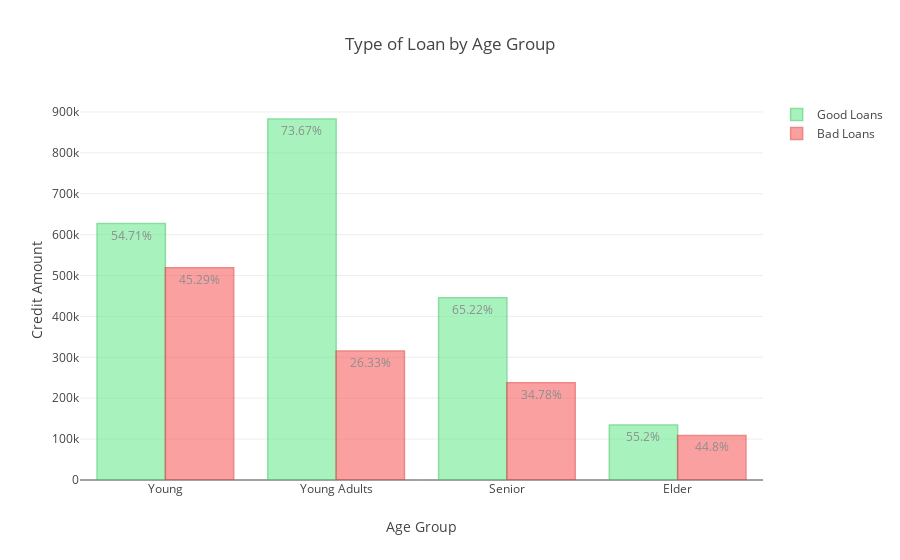

Notebook cell for this chart:
### Code cell
# Lets find loans by age group and by the level of risk and plot them in a bar chart.

# Age Group Segments
young_good = df['Credit_amount'].loc[(df['Age_Group'] == 'Young') & (df['Risk'] == 'good')].sum()
young_bad = df['Credit_amount'].loc[(df['Age_Group'] == 'Young') & (df['Risk'] == 'bad')].sum()
young_adult_good = df['Credit_amount'].loc[(df['Age_Group'] == 'Young Adults') & (df['Risk'] == 'good')].sum()
young_adult_bad = df['Credit_amount'].loc[(df['Age_Group'] == 'Young Adults') & (df['Risk'] == 'bad')].sum()
senior_good = df['Credit_amount'].loc[(df['Age_Group'] == 'Senior') & (df['Risk'] == 'good')].sum()
senior_bad = df['Credit_amount'].loc[(df['Age_Group'] == 'Senior') & (df['Risk'] == 'bad')].sum()
elder_good = df['Credit_amount'].loc[(df['Age_Group'] == 'Elder') & (df['Risk'] == 'good')].sum()
elder_bad = df['Credit_amount'].loc[(df['Age_Group'] == 'Elder') & (df['Risk'] == 'bad')].sum()

# Percents
young_good_p = young_good/(young_good + young_bad) * 100
young_bad_p = young_bad/(young_good + young_bad) * 100
young_adult_good_p = young_adult_good/(young_adult_good + young_adult_bad) * 100
young_adult_bad_p = young_adult_bad/(young_adult_good + young_adult_bad) * 100
senior_good_p = senior_good/(senior_good + senior_bad) * 100
senior_bad_p =  senior_bad/(senior_good + senior_bad) * 100
elder_good_p = elder_good/(elder_good + elder_bad) * 100
elder_bad_p = elder_bad/(elder_good + elder_bad) * 100

# Round Percents
young_good_p = str(round(young_good_p, 2))
young_bad_p = str(round(young_bad_p, 2))
young_adult_good_p = str(round(young_adult_good_p, 2))
young_adult_bad_p = str(round(young_adult_bad_p, 2))
senior_good_p = str(round(senior_good_p, 2))
senior_bad_p = str(round(senior_bad_p, 2))
elder_good_p = str(round(elder_good_p, 2))
elder_bad_p = str(round(elder_bad_p, 2))



x = ["Young", "Young Adults", "Senior", "Elder"]

good_loans = go.Bar(
    x=x,
    y=[young_good, young_adult_good, senior_good, elder_good],
    name="Good Loans",
    text=[young_good_p + '%', young_adult_good_p + '%', senior_good_p + '%', elder_good_p + '%'],
    textposition = 'auto',
    marker=dict(
        color='rgb(111, 235, 146)',
        line=dict(
            color='rgb(60, 199, 100)',
            width=1.5),
        ),
    opacity=0.6
)

bad_loans =  go.Bar(
    x=x,
    y=[young_bad, young_adult_bad, senior_bad, elder_bad],
    name="Bad Loans",
    text=[young_bad_p + '%', young_adult_bad_p + '%', senior_bad_p + '%', elder_bad_p + '%'],
    textposition = 'auto',
    marker=dict(
        color='rgb(247, 98, 98)',
        line=dict(
            color='rgb(225, 56, 56)',
            width=1.5),
        ),
    opacity=0.6
)

data = [good_loans, bad_loans]

layout = dict(
    title="Type of Loan by Age Group", 
    xaxis = dict(title="Age Group"),
    yaxis= dict(title="Credit Amount")
)

fig = dict(data=data, layout=layout)

iplot(fig, filename='grouped-bar-direct-labels')

### Figure 1 — Plotly figure (JSON) as saved in the notebook; plotly's stock layout.template omitted (floating-point values rounded to 4 significant figures)
{"data": [{"marker": {"color": "rgb(111, 235, 146)", "line": {"color": "rgb(60, 199, 100)", "width": 1.5}}, "name": "Good Loans", "opacity": 0.6, "text": ["54.71%", "73.67%", "65.22%", "55.2%"], "textposition": "auto", "x": ["Young", "Young Adults", "Senior", "Elder"], "y": [626955, 882725, 445690, 134450], "type": "bar", "uid": "ddd18010-167c-11ef-a57a-0242ac130202"}, {"marker": {"color": "rgb(247, 98, 98)", "line": {"color": "rgb(225, 56, 56)", "width": 1.5}}, "name": "Bad Loans", "opacity": 0.6, "text": ["45.29%", "26.33%", "34.78%", "44.8%"], "textposition": "auto", "x": ["Young", "Young Adults", "Senior", "Elder"], "y": [519060, 315569, 237698, 109111], "type": "bar", "uid": "ddd1879a-167c-11ef-a57a-0242ac130202"}], "layout": {"title": {"text": "Type of Loan by Age Group"}, "xaxis": {"title": {"text": "Age Group"}, "type": "category", "range": [-0.5, 3.5], "autorange": true}, "yaxis": {"title": {"text": "Credit Amount"}, "type": "linear", "range": [0, 929200.0], "autorange": true}, "autosize": true}}
